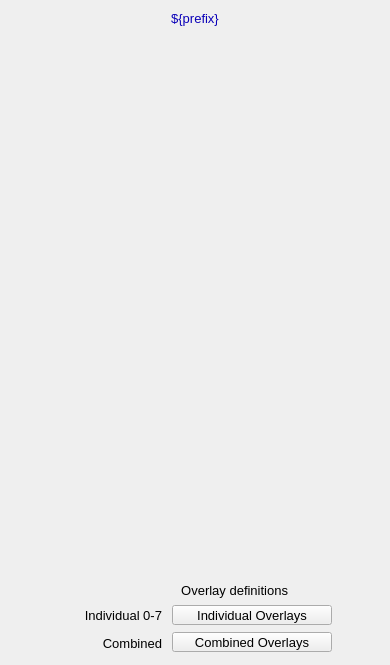
<?xml version="1.0" ?>
<ui version="4.0">
  <class>Dialog</class>
  <widget class="QWidget" name="screen">
    <property name="geometry">
      <rect>
        <x>154</x>
        <y>55</y>
        <width>390</width>
        <height>665</height>
      </rect>
    </property>
    <property name="styleSheet">
      <string notr="true">QWidget#screen {
  color: rgb(0, 0, 0);
  background-color: rgb(187, 187, 187);
  }</string>
    </property>
    <property name="windowTitle">
      <string>NDOverlay</string>
    </property>
    <widget class="PyDMDrawingRectangle" name="rectangle">
      <property name="geometry">
        <rect>
          <x>0</x>
          <y>5</y>
          <width>390</width>
          <height>25</height>
        </rect>
      </property>
      <property name="brush" stdset="0">
        <brush brushstyle="SolidPattern">
          <color alpha="255">
            <red>218</red>
            <green>218</green>
            <blue>218</blue>
          </color>
        </brush>
      </property>
      <property name="penStyle" stdset="0">
        <enum>Qt::SolidLine</enum>
      </property>
      <property name="penColor" stdset="0">
        <color>
          <red>218</red>
          <green>218</green>
          <blue>218</blue>
        </color>
      </property>
      <property name="penWidth" stdset="0">
        <double>0</double>
      </property>
      <property name="penCapStyle" stdset="0">
        <enum>Qt::FlatCap</enum>
      </property>
      <property name="toolTip">
        <string>rectangle</string>
      </property>
    </widget>
    <widget class="QLabel" name="text">
      <property name="geometry">
        <rect>
          <x>87</x>
          <y>6</y>
          <width>216</width>
          <height>25</height>
        </rect>
      </property>
      <property name="text">
        <string>${prefix}</string>
      </property>
      <property name="font" stdset="0">
        <font>
          <pointsize>10</pointsize>
        </font>
      </property>
      <property name="brush" stdset="0">
        <brush brushstyle="SolidPattern">
          <color alpha="255">
            <red>10</red>
            <green>0</green>
            <blue>184</blue>
          </color>
        </brush>
      </property>
      <property name="toolTip">
        <string>text</string>
      </property>
      <property name="alignment">
        <set>Qt::AlignCenter</set>
      </property>
      <property name="styleSheet">
        <string notr="true">QLabel#text {
  color: rgb(10, 0, 184);
  }</string>
      </property>
    </widget>
    <widget class="PyDMEmbeddedDisplay" name="composite">
      <property name="geometry">
        <rect>
          <x>5</x>
          <y>40</y>
          <width>380</width>
          <height>530</height>
        </rect>
      </property>
      <property name="toolTip">
        <string>composite</string>
      </property>
      <property name="filename" stdset="0">
        <string>PluginBase_V24.ui</string>
      </property>
    </widget>
    <widget class="PyDMFrame" name="composite_1">
      <property name="geometry">
        <rect>
          <x>5</x>
          <y>575</y>
          <width>380</width>
          <height>85</height>
        </rect>
      </property>
      <widget class="PyDMDrawingRectangle" name="rectangle_1">
        <property name="geometry">
          <rect>
            <x>0</x>
            <y>0</y>
            <width>380</width>
            <height>85</height>
          </rect>
        </property>
        <property name="brush" stdset="0">
          <brush brushstyle="NoBrush">
            <color alpha="255">
              <red>0</red>
              <green>0</green>
              <blue>0</blue>
            </color>
          </brush>
        </property>
        <property name="penStyle" stdset="0">
          <enum>Qt::SolidLine</enum>
        </property>
        <property name="penColor" stdset="0">
          <color>
            <red>0</red>
            <green>0</green>
            <blue>0</blue>
          </color>
        </property>
        <property name="penWidth" stdset="0">
          <double>1</double>
        </property>
        <property name="penCapStyle" stdset="0">
          <enum>Qt::FlatCap</enum>
        </property>
        <property name="toolTip">
          <string>rectangle_1</string>
        </property>
      </widget>
      <widget class="PyDMRelatedDisplayButton" name="related_display">
        <property name="geometry">
          <rect>
            <x>167</x>
            <y>30</y>
            <width>160</width>
            <height>20</height>
          </rect>
        </property>
        <property name="toolTip">
          <string>Individual Overlays</string>
        </property>
        <property name="text">
          <string>Individual Overlays</string>
        </property>
        <property name="showIcon" stdset="0">
          <bool>true</bool>
        </property>
        <property name="font" stdset="0">
          <font>
            <pointsize>10</pointsize>
          </font>
        </property>
        <property name="styleSheet">
          <string notr="true">PyDMRelatedDisplayButton#related_display {
  color: rgb(0, 0, 0);
  background-color: rgb(115, 223, 255);
  }</string>
        </property>
        <property name="titles" stdset="0">
          <stringlist>
            <string>Overlay 1</string>
            <string>Overlay 2</string>
            <string>Overlay 3</string>
            <string>Overlay 4</string>
            <string>Overlay 5</string>
            <string>Overlay 6</string>
            <string>Overlay 7</string>
            <string>Overlay 8</string>
          </stringlist>
        </property>
        <property name="filenames" stdset="0">
          <stringlist>
            <string>OverlayN_V24.ui</string>
            <string>OverlayN_V24.ui</string>
            <string>OverlayN_V24.ui</string>
            <string>OverlayN_V24.ui</string>
            <string>OverlayN_V24.ui</string>
            <string>OverlayN_V24.ui</string>
            <string>OverlayN_V24.ui</string>
            <string>OverlayN_V24.ui</string>
          </stringlist>
        </property>
        <property name="macros" stdset="0">
          <stringlist>
            <string>P=${P}, R=${R}1:</string>
            <string>P=${P}, R=${R}2:</string>
            <string>P=${P}, R=${R}3:</string>
            <string>P=${P}, R=${R}4:</string>
            <string>P=${P}, R=${R}5:</string>
            <string>P=${P}, R=${R}6:</string>
            <string>P=${P}, R=${R}7:</string>
            <string>P=${P}, R=${R}8:</string>
          </stringlist>
        </property>
        <property name="openInNewWindow" stdset="0">
          <bool>true</bool>
        </property>
      </widget>
      <widget class="QLabel" name="text_1">
        <property name="geometry">
          <rect>
            <x>17</x>
            <y>30</y>
            <width>140</width>
            <height>20</height>
          </rect>
        </property>
        <property name="text">
          <string>Individual 0-7</string>
        </property>
        <property name="font" stdset="0">
          <font>
            <pointsize>10</pointsize>
          </font>
        </property>
        <property name="brush" stdset="0">
          <brush brushstyle="SolidPattern">
            <color alpha="255">
              <red>0</red>
              <green>0</green>
              <blue>0</blue>
            </color>
          </brush>
        </property>
        <property name="toolTip">
          <string>text_1</string>
        </property>
        <property name="alignment">
          <set>Qt::AlignRight|Qt::AlignTrailing|Qt::AlignVCenter</set>
        </property>
        <property name="styleSheet">
          <string notr="true">QLabel#text_1 {
  color: rgb(0, 0, 0);
  }</string>
        </property>
      </widget>
      <widget class="PyDMRelatedDisplayButton" name="related_display_1">
        <property name="geometry">
          <rect>
            <x>167</x>
            <y>57</y>
            <width>160</width>
            <height>20</height>
          </rect>
        </property>
        <property name="toolTip">
          <string>Combined Overlays</string>
        </property>
        <property name="text">
          <string>Combined Overlays</string>
        </property>
        <property name="showIcon" stdset="0">
          <bool>true</bool>
        </property>
        <property name="font" stdset="0">
          <font>
            <pointsize>10</pointsize>
          </font>
        </property>
        <property name="styleSheet">
          <string notr="true">PyDMRelatedDisplayButton#related_display_1 {
  color: rgb(0, 0, 0);
  background-color: rgb(115, 223, 255);
  }</string>
        </property>
        <property name="titles" stdset="0">
          <stringlist>
            <string>Overlays 1-8</string>
            <string>Overlays 9-16</string>
          </stringlist>
        </property>
        <property name="filenames" stdset="0">
          <stringlist>
            <string>Overlay8_V24.ui</string>
            <string>Overlay8_V24.ui</string>
          </stringlist>
        </property>
        <property name="macros" stdset="0">
          <stringlist>
            <string>P=${P},R=${R},O1=${R}1:,O2=${R}2:,O3=${R}3:,O4=${R}4:,O5=${R}5:,O6=${R}6:,O7=${R}7:,O8=${R}8:</string>
            <string>P=${P},R=${R},O1=${R}9:,O2=${R}10:,O3=${R}11:,O4=${R}12:,O5=${R}13:,O6=${R}14:,O7=${R}15:,O8=${R}16:</string>
          </stringlist>
        </property>
        <property name="openInNewWindow" stdset="0">
          <bool>true</bool>
        </property>
      </widget>
      <widget class="QLabel" name="text_2">
        <property name="geometry">
          <rect>
            <x>133</x>
            <y>5</y>
            <width>150</width>
            <height>20</height>
          </rect>
        </property>
        <property name="text">
          <string>Overlay definitions</string>
        </property>
        <property name="font" stdset="0">
          <font>
            <pointsize>10</pointsize>
          </font>
        </property>
        <property name="brush" stdset="0">
          <brush brushstyle="SolidPattern">
            <color alpha="255">
              <red>0</red>
              <green>0</green>
              <blue>0</blue>
            </color>
          </brush>
        </property>
        <property name="toolTip">
          <string>text_2</string>
        </property>
        <property name="alignment">
          <set>Qt::AlignRight|Qt::AlignTrailing|Qt::AlignVCenter</set>
        </property>
        <property name="styleSheet">
          <string notr="true">QLabel#text_2 {
  color: rgb(0, 0, 0);
  }</string>
        </property>
      </widget>
      <widget class="QLabel" name="text_3">
        <property name="geometry">
          <rect>
            <x>77</x>
            <y>58</y>
            <width>80</width>
            <height>20</height>
          </rect>
        </property>
        <property name="text">
          <string>Combined</string>
        </property>
        <property name="font" stdset="0">
          <font>
            <pointsize>10</pointsize>
          </font>
        </property>
        <property name="brush" stdset="0">
          <brush brushstyle="SolidPattern">
            <color alpha="255">
              <red>0</red>
              <green>0</green>
              <blue>0</blue>
            </color>
          </brush>
        </property>
        <property name="toolTip">
          <string>text_3</string>
        </property>
        <property name="alignment">
          <set>Qt::AlignRight|Qt::AlignTrailing|Qt::AlignVCenter</set>
        </property>
        <property name="styleSheet">
          <string notr="true">QLabel#text_3 {
  color: rgb(0, 0, 0);
  }</string>
        </property>
      </widget>
    </widget>
  </widget>
  <customwidgets>
    <customwidget>
      <class>PyDMDrawingRectangle</class>
      <extends>QWidget</extends>
      <header>pydm.widgets.drawing</header>
    </customwidget>
    <customwidget>
      <class>PyDMLabel</class>
      <extends>QLabel</extends>
      <header>pydm.widgets.label</header>
    </customwidget>
    <customwidget>
      <class>PyDMEmbeddedDisplay</class>
      <extends>QFrame</extends>
      <header>pydm.widgets.embedded_display</header>
    </customwidget>
    <customwidget>
      <class>PyDMFrame</class>
      <extends>QFrame</extends>
      <header>pydm.widgets.frame</header>
    </customwidget>
    <customwidget>
      <class>PyDMRelatedDisplayButton</class>
      <extends>QPushButton</extends>
      <header>pydm.widgets.related_display_button</header>
    </customwidget>
  </customwidgets>
</ui>
